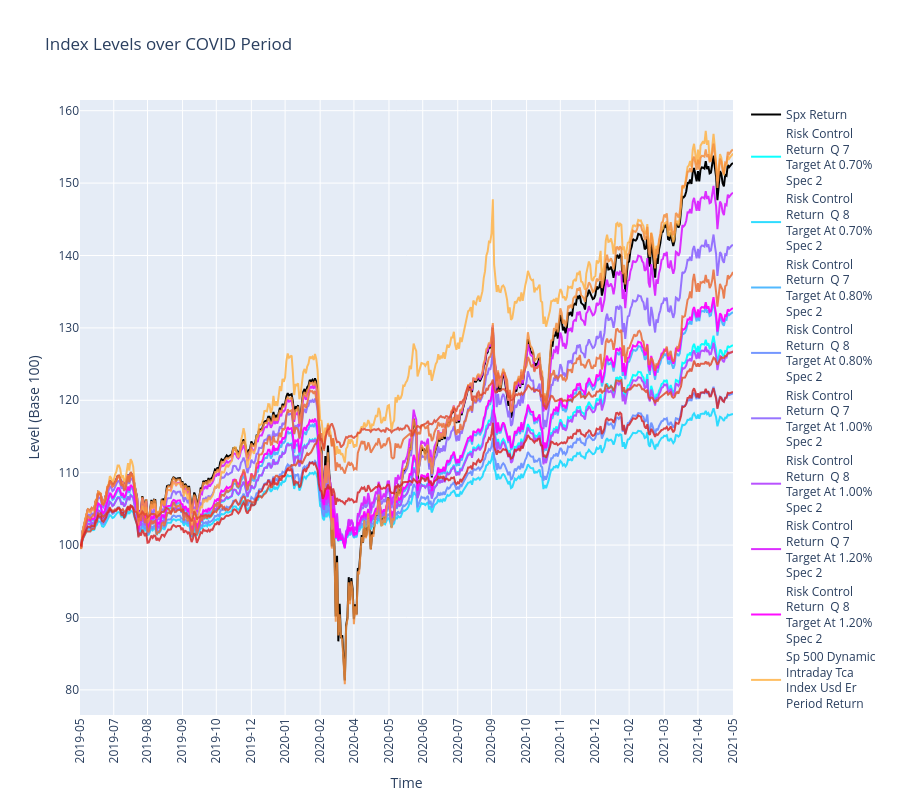

Notebook cell for this chart:
### Markdown cell above
#### Hardcode png version of figure (displays in github) for COVID period

### Code cell
cfg_covid = replace(
    cfg,
    title="Comparison of Index Levels (COVID Window)",
    figure_title="Index Levels over COVID Period",
)

fig = dta.make_level_figure(
    levels_df,
    cfg=cfg_covid,
    time_window=("2019-05-31", "2021-05-31"),
)

fig.show()

### Figure 1 — Plotly figure (JSON) as saved in the notebook; plotly's stock layout.template omitted (floating-point values rounded to 4 significant figures; data arrays with more than 128 entries replaced by an {"elided": "..."} marker saying what was removed)
{"data": [{"line": {"color": "black", "width": 2}, "mode": "lines", "name": "Spx Return", "opacity": 1, "type": "scatter", "x": {"elided": "504 int values"}, "y": {"elided": "504 float values"}}, {"line": {"color": "#00ffff", "width": 2}, "mode": "lines", "name": "Risk Control<br>Return  Q 7<br>Target At 0.70%<br>Spec 2", "opacity": 0.95, "type": "scatter", "x": {"elided": "504 int values"}, "y": {"elided": "504 float values"}}, {"line": {"color": "#24dbff", "width": 2}, "mode": "lines", "name": "Risk Control<br>Return  Q 8<br>Target At 0.70%<br>Spec 2", "opacity": 0.95, "type": "scatter", "x": {"elided": "504 int values"}, "y": {"elided": "504 float values"}}, {"line": {"color": "#49b6ff", "width": 2}, "mode": "lines", "name": "Risk Control<br>Return  Q 7<br>Target At 0.80%<br>Spec 2", "opacity": 0.95, "type": "scatter", "x": {"elided": "504 int values"}, "y": {"elided": "504 float values"}}, {"line": {"color": "#6d92ff", "width": 2}, "mode": "lines", "name": "Risk Control<br>Return  Q 8<br>Target At 0.80%<br>Spec 2", "opacity": 0.95, "type": "scatter", "x": {"elided": "504 int values"}, "y": {"elided": "504 float values"}}, {"line": {"color": "#926dff", "width": 2}, "mode": "lines", "name": "Risk Control<br>Return  Q 7<br>Target At 1.00%<br>Spec 2", "opacity": 0.95, "type": "scatter", "x": {"elided": "504 int values"}, "y": {"elided": "504 float values"}}, {"line": {"color": "#b649ff", "width": 2}, "mode": "lines", "name": "Risk Control<br>Return  Q 8<br>Target At 1.00%<br>Spec 2", "opacity": 0.95, "type": "scatter", "x": {"elided": "504 int values"}, "y": {"elided": "504 float values"}}, {"line": {"color": "#db24ff", "width": 2}, "mode": "lines", "name": "Risk Control<br>Return  Q 7<br>Target At 1.20%<br>Spec 2", "opacity": 0.95, "type": "scatter", "x": {"elided": "504 int values"}, "y": {"elided": "504 float values"}}, {"line": {"color": "#ff00ff", "width": 2}, "mode": "lines", "name": "Risk Control<br>Return  Q 8<br>Target At 1.20%<br>Spec 2", "opacity": 0.95, "type": "scatter", "x": {"elided": "504 int values"}, "y": {"elided": "504 float values"}}, {"line": {"color": "#ffb347", "width": 2}, "mode": "lines", "name": "Sp 500 Dynamic<br>Intraday Tca<br>Index Usd Er<br>Period Return", "opacity": 0.85, "type": "scatter", "x": {"elided": "504 int values"}, "y": {"elided": "504 float values"}}, {"line": {"color": "#f5903f", "width": 2}, "mode": "lines", "name": "Sp 500 Futures<br>Index Er Period<br>Return", "opacity": 0.85, "type": "scatter", "x": {"elided": "504 int values"}, "y": {"elided": "504 float values"}}, {"line": {"color": "#ea6d37", "width": 2}, "mode": "lines", "name": "Sp 500 Futures<br>12% Intraday<br>Edge Growth Tca<br>Usd Er Period<br>Return", "opacity": 0.85, "type": "scatter", "x": {"elided": "504 int values"}, "y": {"elided": "504 float values"}}, {"line": {"color": "#e04a30", "width": 2}, "mode": "lines", "name": "Sp Multi-Asset<br>5% Intraday Edge<br>Macro Tca Index<br>Usd Er Period<br>Return", "opacity": 0.85, "type": "scatter", "x": {"elided": "504 int values"}, "y": {"elided": "504 float values"}}, {"line": {"color": "#d62728", "width": 2}, "mode": "lines", "name": "Sp 500 Futures<br>7% Intraday Edge<br>Volatility Tca<br>Index  Usd Er<br>Period Return", "opacity": 0.85, "type": "scatter", "x": {"elided": "504 int values"}, "y": {"elided": "504 float values"}}], "layout": {"height": 800, "hovermode": "x unified", "showlegend": true, "title": {"text": "Index Levels over COVID Period"}, "xaxis": {"tickangle": -90, "tickmode": "array", "ticktext": ["2019-05", "2019-07", "2019-08", "2019-09", "2019-10", "2019-12", "2020-01", "2020-02", "2020-04", "2020-05", "2020-06", "2020-07", "2020-09", "2020-10", "2020-11", "2020-12", "2021-02", "2021-03", "2021-04", "2021-05"], "tickvals": [856, 882, 908, 935, 961, 988, 1014, 1041, 1067, 1094, 1120, 1147, 1173, 1200, 1226, 1253, 1279, 1306, 1332, 1359], "title": {"text": "Time"}}, "yaxis": {"title": {"text": "Level (Base 100)"}}}}
